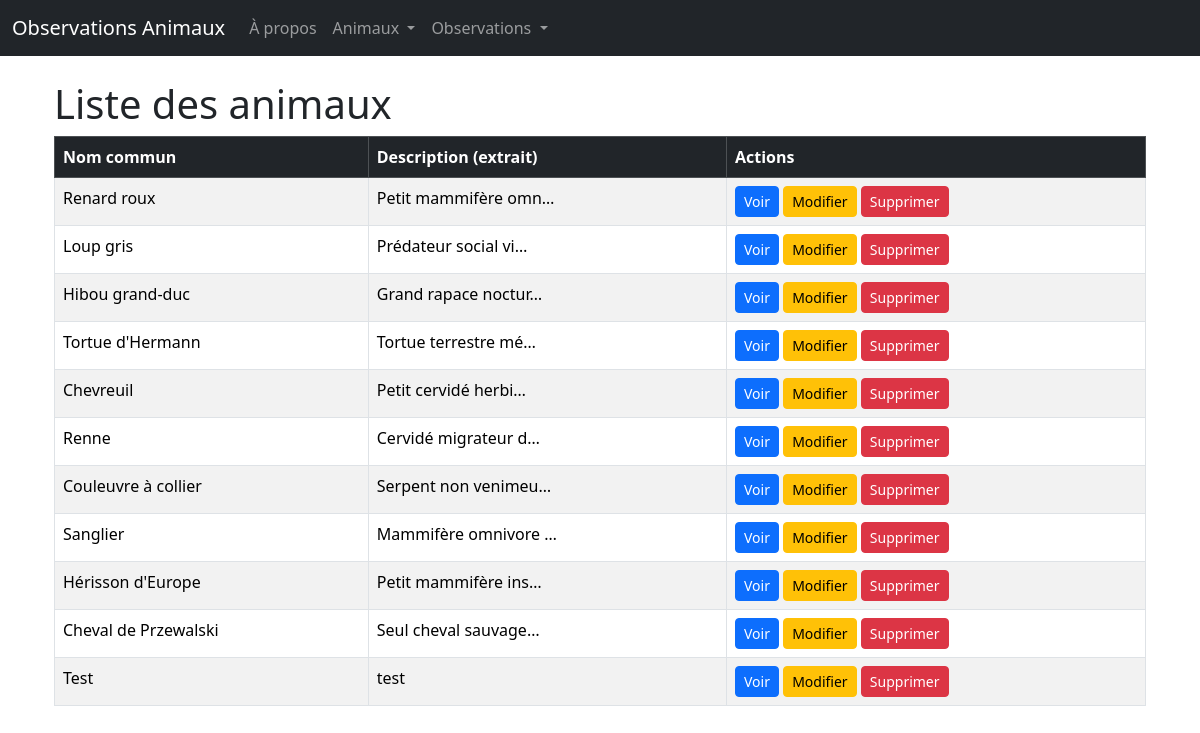
Page /animals/ on the earlier database version.
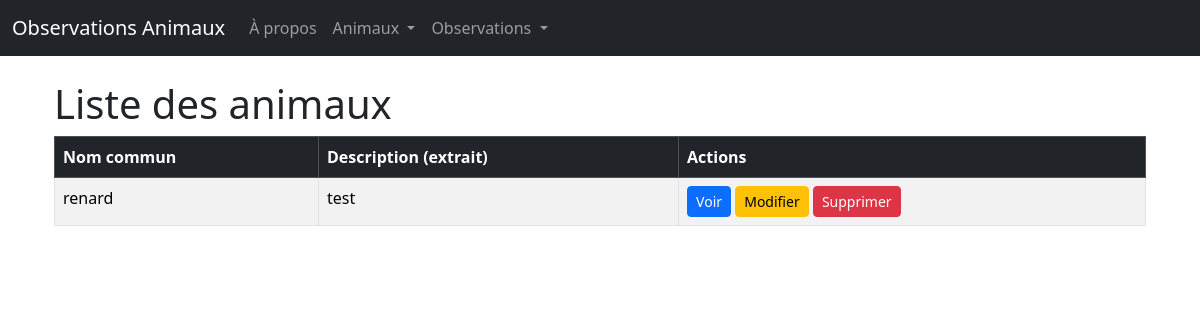
Same page on the later database version.
### observo/models.py (models this page shows, shortened)
class Animal(models.Model):
    nom_commun = models.CharField(max_length=100)
    nom_savant = models.CharField(max_length=100)
    embranchement = models.CharField(max_length=50)
    classe = models.CharField(max_length=50)
    ordre = models.CharField(max_length=50)
    sous_ordre = models.CharField(max_length=50, blank=True, null=True)
    famille = models.CharField(max_length=50)
    genre = models.CharField(max_length=50)
    statut_iucn = models.CharField(max_length=20)
    description = models.TextField()

### observo/views.py (the view)
# urls.py: path('animals/', views.animal_list, name='animal_list'),
def animal_list(request):
    animals = Animal.objects.all()
    return render(request, 'observo/animal_list.html', {'animals': animals})

### observo/templates/observo/animal_list.html (shortened to what this page needs)
{% extends 'observo/base.html' %}
{% block content %}
<div class="container mt-4">
    <h1>Liste des animaux</h1>
    <table class="table table-striped table-bordered">
        <thead class="table-dark">
            <tr>
                <th>Nom commun</th>
                <th>Description (extrait)</th>
                <th>Actions</th>
            </tr>
        </thead>
        <tbody>
            {% for animal in animals %}
            <tr>
                <td>{{ animal.nom_commun }}</td>
                <td>{{ animal.description|truncatechars:20 }}</td>
                <td>
                    <a class="btn btn-primary btn-sm" href="{% url 'animal_detail' animal.id %}">Voir</a>
                    <a class="btn btn-warning btn-sm" href="{% url 'change_animal' animal.id %}">Modifier</a>
                    <a class="btn btn-danger btn-sm" href="{% url 'delete_animal' animal.id %}">Supprimer</a>
                </td>
            </tr>
            {% empty %}
            <tr>
                <td colspan="3">Aucun animal enregistré.</td>
            </tr>
            {% endfor %}
        </tbody>
    </table>
</div>
{% endblock %}

Differences in the rows shown:
removed Animal: nom_commun "Loup gris", description "Prédateur social vi…"
removed Animal: nom_commun "Hibou grand-duc", description "Grand rapace noctur…"
removed Animal: nom_commun "Tortue d'Hermann", description "Tortue terrestre mé…"
removed Animal: nom_commun "Chevreuil", description "Petit cervidé herbi…"
removed Animal: nom_commun "Renne", description "Cervidé migrateur d…"
removed Animal: nom_commun "Couleuvre à collier", description "Serpent non venimeu…"
removed Animal: nom_commun "Sanglier", description "Mammifère omnivore …"
removed Animal: nom_commun "Hérisson d'Europe", description "Petit mammifère ins…"
removed Animal: nom_commun "Cheval de Przewalski", description "Seul cheval sauvage…"
removed Animal: nom_commun "Test", description "test"
changed Animal: nom_commun "Renard roux" → "renard"; description "Petit mammifère omn…" → "test"
